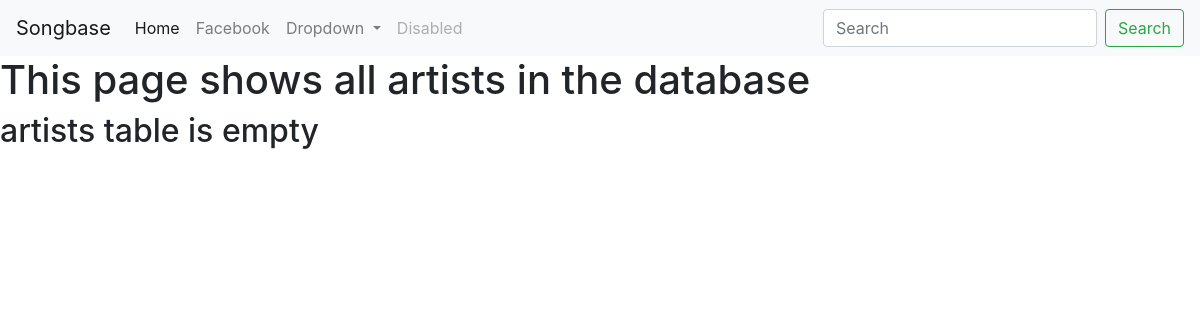
Page /artists on the earlier database version.
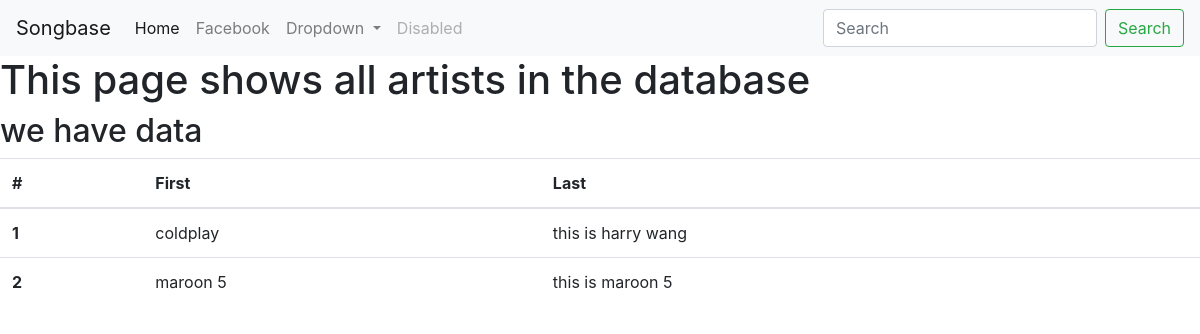
Same page on the later database version.
### songbase.py (models this page shows)
class Artist(db.Model):
    __tablename__ = 'artists'
    id = db.Column(db.Integer, primary_key=True)
    name = db.Column(db.String(64))
    about = db.Column(db.Text)

### songbase.py (the view)
@app.route('/artists')
def all_artists():
    artists = Artist.query.all()
    return render_template('all-artists.html', artists=artists)

### templates/all-artists.html (shortened to what this page needs)
{% extends "base.html" %}
{% block content %}
<h1>This page shows all artists in the database</h1>
{% if artists %}
  <h2>we have data</h2>
  <table class="table">
  <thead>
    <tr>
      <th scope="col">#</th>
      <th scope="col">First</th>
      <th scope="col">Last</th>
    </tr>
  </thead>
  <tbody>
    {% for artist in artists %}
    <tr>
      <th scope="row">{{artist.id}}</th>
      <td>{{artist.name}}</td>
      <td>{{artist.about}}</td>
  </tr>
    {% endfor %}
  </tbody>
</table>
{% else %}
  <h2>artists table is empty</h2>
{% endif %}
{% endblock %}

### templates/base.html (shortened to what this page needs)
<!doctype html>
<html lang="en">
<head>
  <link rel="stylesheet" href="https://stackpath.bootstrapcdn.com/bootstrap/4.1.1/css/bootstrap.min.css">
</head>
<body>
  <nav class="navbar navbar-expand-lg navbar-light bg-light">
    <a class="navbar-brand" href="#">Songbase</a>
    <div class="collapse navbar-collapse" id="navbarSupportedContent">
      <ul class="navbar-nav mr-auto">
        <li class="nav-item active">
          <a class="nav-link" href="#">Home <span class="sr-only">(current)</span></a>
        </li>
        <li class="nav-item">
          <a class="nav-link" href="http://facebook.com">Facebook</a>
        </li>
        <li class="nav-item dropdown">
          <a class="nav-link dropdown-toggle" href="#" id="navbarDropdown" role="button" data-toggle="dropdown" aria-haspopup="true" aria-expanded="false">
          Dropdown
        </a>
        </li>
        <li class="nav-item">
          <a class="nav-link disabled" href="#">Disabled</a>
        </li>
      </ul>
      <form class="form-inline my-2 my-lg-0">
        <input class="form-control mr-sm-2" type="search" placeholder="Search" aria-label="Search">
        <button class="btn btn-outline-success my-2 my-sm-0" type="submit">Search</button>
      </form>
    </div>
  </nav>
  {% block content %}
  {% endblock %}
</body>
</html>

Differences in the rows shown:
added Artist: id "1", name "coldplay", about "this is harry wang"
added Artist: id "2", name "maroon 5", about "this is maroon 5"
Other differences:
text no longer shown: "artists table is empty"
text now shown: "we have data # First Last"
